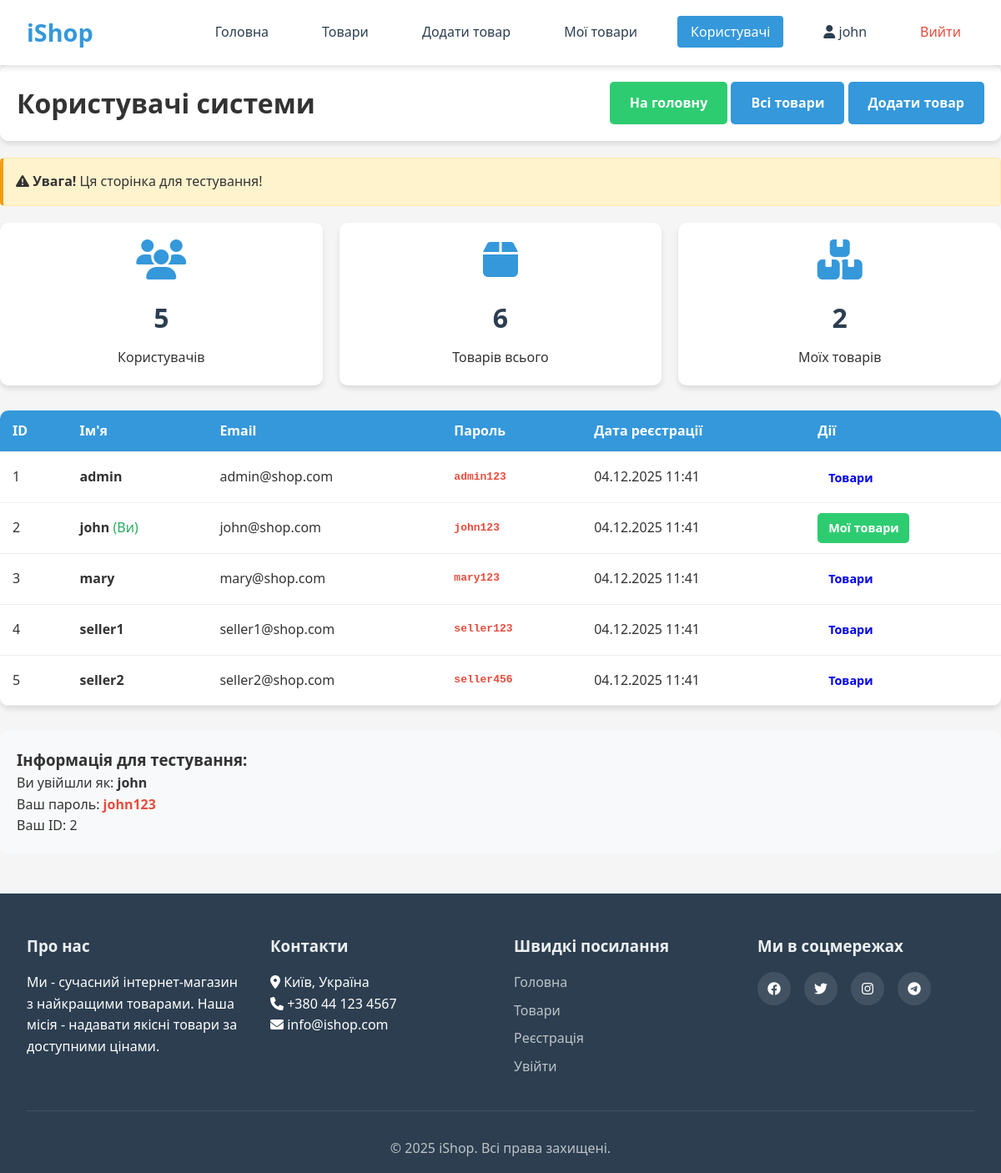
The app's page /view-users.php (signed in) with its own data.
### tables this page shows
CREATE TABLE users (
    id INT PRIMARY KEY AUTO_INCREMENT,
    username VARCHAR(50) UNIQUE NOT NULL,
    email VARCHAR(100) UNIQUE NOT NULL,
    password VARCHAR(100) NOT NULL,
    created_at TIMESTAMP DEFAULT CURRENT_TIMESTAMP
);

### config/database.php (called while the page is built, shortened)
<?php
function escape($data) {
    return htmlspecialchars($data, ENT_QUOTES, 'UTF-8');
}
?>

### view-users.php (the view, shortened to what this page needs)
<?php
require_once 'config/database.php';
$sql = "SELECT * FROM users ORDER BY created_at DESC";
$stmt = $pdo->prepare($sql);
$stmt->execute();
$users = $stmt->fetchAll(PDO::FETCH_ASSOC);
$stats_sql = "SELECT
    COUNT(*) as total_users,
    (SELECT COUNT(*) FROM products) as total_products,
    (SELECT COUNT(*) FROM products WHERE user_id = ?) as my_products
    FROM users";
$stats_stmt = $pdo->prepare($stats_sql);
$stats_stmt->execute([$_SESSION['user_id']]);
$stats = $stats_stmt->fetch();
?>
<!DOCTYPE html>
<html lang="uk">
<head>
    <link rel="stylesheet" href="style.css">
    <link rel="stylesheet" href="https://cdnjs.cloudflare.com/ajax/libs/font-awesome/6.4.0/css/all.min.css">
</head>
<body>
    <?php include 'includes/header.php'; ?>
    <main class="main-content">
        <div class="user-actions">
            <h1>Користувачі системи</h1>
            <div>
                <a href="index.php" class="btn btn-secondary">На головну</a>
                <a href="products.php" class="btn btn-primary">Всі товари</a>
                <?php if(isset($_SESSION['user_id'])): ?>
                    <a href="add-product.php" class="btn btn-primary">Додати товар</a>
                <?php endif; ?>
            </div>
        </div>
        <div class="warning-box">
            <i class="fas fa-exclamation-triangle"></i>
            <strong>Увага!</strong> Ця сторінка для тестування!
        </div>
        <div class="stats-cards">
            <div class="stat-card">
                <i class="fas fa-users"></i>
                <h3><?php echo $stats['total_users']; ?></h3>
                <p>Користувачів</p>
            </div>
            <div class="stat-card">
                <i class="fas fa-box"></i>
                <h3><?php echo $stats['total_products']; ?></h3>
                <p>Товарів всього</p>
            </div>
            <div class="stat-card">
                <i class="fas fa-boxes"></i>
                <h3><?php echo $stats['my_products']; ?></h3>
                <p>Моїх товарів</p>
            </div>
        </div>
        <table class="users-table">
            <thead>
                <tr>
                    <th>ID</th>
                    <th>Ім'я</th>
                    <th>Email</th>
                    <th>Пароль</th>
                    <th>Дата реєстрації</th>
                    <th>Дії</th>
                </tr>
            </thead>
            <tbody>
                <?php foreach($users as $user): ?>
                <tr>
                    <td><?php echo escape($user['id']); ?></td>
                    <td>
                        <strong><?php echo escape($user['username']); ?></strong>
                        <?php if($user['id'] == $_SESSION['user_id']): ?>
                            <span style="color: #27ae60;">(Ви)</span>
                        <?php endif; ?>
                    </td>
                    <td><?php echo escape($user['email']); ?></td>
                    <td class="password-cell"><?php echo escape($user['password']); ?></td>
                    <td><?php echo date('d.m.Y H:i', strtotime($user['created_at'])); ?></td>
                    <td>
                        <?php if($user['id'] == $_SESSION['user_id']): ?>
                            <a href="my-products.php" class="btn btn-small btn-secondary">Мої товари</a>
                        <?php else: ?>
                            <a href="products.php?user=<?php echo $user['id']; ?>" class="btn btn-small">Товари</a>
                        <?php endif; ?>
                    </td>
                </tr>
                <?php endforeach; ?>
            </tbody>
        </table>
        <div style="margin-top: 30px; padding: 20px; background: #f8f9fa; border-radius: 10px;">
            <h3>Інформація для тестування:</h3>
            <p>Ви увійшли як: <strong><?php echo escape($_SESSION['username']); ?></strong></p>
            <p>Ваш пароль: <strong style="color: #e74c3c;"><?php echo isset($_SESSION['password_debug']) ? escape($_SESSION['password_debug']) : 'Невідомо'; ?></strong></p>
            <p>Ваш ID: <?php echo escape($_SESSION['user_id']); ?></p>
        </div>
    </main>
    <?php include 'includes/footer.php'; ?>
</body>
</html>

### style.css (style rules this page uses)
:root { --primary-color: #3498db; --secondary-color: #2ecc71; --danger-color: #e74c3c; --warning-color: #f39c12; --dark-color: #2c3e50; --light-color: #ecf0f1; --gray-color: #95a5a6; --shadow: 0 4px 6px rgba(0, 0, 0, 0.1); --transition: all 0.3s ease; }
* { margin: 0; padding: 0; box-sizing: border-box; }
body { font-family: 'Segoe UI', Tahoma, Geneva, Verdana, sans-serif; line-height: 1.6; color: #333; background-color: #f5f5f5; }
.btn { display: inline-block; padding: 0.8rem 1.5rem; border-radius: 5px; text-decoration: none; font-weight: 600; cursor: pointer; border: none; transition: var(--transition); text-align: center; }
.btn-primary { background-color: var(--primary-color); color: white; }
.btn-secondary { background-color: var(--secondary-color); color: white; }
.btn-small { padding: 0.4rem 0.8rem; font-size: 0.9rem; }
.btn { transition: all 0.3s ease; }

### view-users.php (style rules this page uses)
.users-table { width: 100%; border-collapse: collapse; margin: 20px 0; background: white; border-radius: 10px; overflow: hidden; box-shadow: 0 4px 6px rgba(0,0,0,0.1); }
.users-table th, .users-table td { padding: 12px 15px; text-align: left; border-bottom: 1px solid #eee; }
.users-table th { background-color: #3498db; color: white; font-weight: 600; }
.password-cell { font-family: monospace; color: #e74c3c; font-weight: bold; }
.stats-cards { display: grid; grid-template-columns: repeat(auto-fit, minmax(250px, 1fr)); gap: 20px; margin-bottom: 30px; }
.stat-card { background: white; padding: 20px; border-radius: 10px; box-shadow: 0 4px 6px rgba(0,0,0,0.1); text-align: center; }
.stat-card i { font-size: 3rem; margin-bottom: 10px; color: #3498db; }
.stat-card h3 { font-size: 2rem; margin: 10px 0; color: #2c3e50; }
.user-actions { display: flex; justify-content: space-between; align-items: center; margin-bottom: 20px; padding: 20px; background: white; border-radius: 10px; box-shadow: 0 4px 6px rgba(0,0,0,0.1); }
.warning-box { background: #fff3cd; border: 1px solid #ffeaa7; border-left: 4px solid #f39c12; padding: 15px; margin-bottom: 20px; border-radius: 5px; }

### records on screen
users: id "1", username "admin", email "admin@shop.com", password "admin123", created_at "04.12.2025 11:41"
users: id "2", username "john", shows "(Ви)", email "john@shop.com", password "john123", created_at "04.12.2025 11:41", shows "Мої товари"
users: id "3", username "mary", email "mary@shop.com", password "mary123", created_at "04.12.2025 11:41"
users: id "4", username "seller1", email "seller1@shop.com", password "seller123", created_at "04.12.2025 11:41"
users: id "5", username "seller2", email "seller2@shop.com", password "seller456", created_at "04.12.2025 11:41"

### other values on screen
$_SESSION['username'] "john"
$stats['total_users'] "5"
$stats['total_products'] "6"
$stats['my_products'] "2"
$_SESSION['password_debug'] "john123"
$_SESSION['user_id'] "2"
